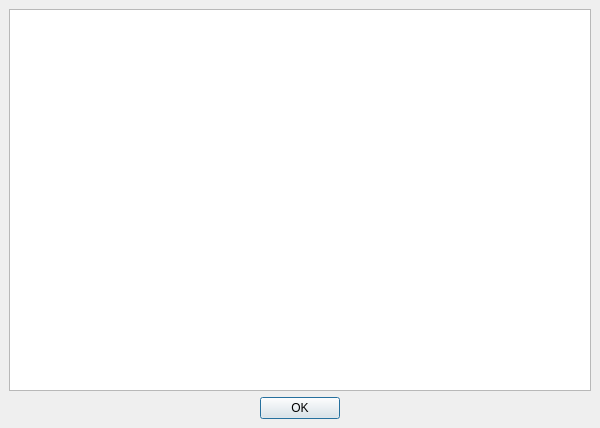
<ui version="4.0" >
 <author></author>
 <comment></comment>
 <exportmacro></exportmacro>
 <class>msgDialog</class>
 <widget class="QDialog" name="msgDialog" >
  <property name="geometry" >
   <rect>
    <x>0</x>
    <y>0</y>
    <width>600</width>
    <height>428</height>
   </rect>
  </property>
  <property name="windowTitle" >
   <string>Messages Viewer</string>
  </property>
  <layout class="QGridLayout" >
   <property name="margin" >
    <number>9</number>
   </property>
   <property name="spacing" >
    <number>6</number>
   </property>
   <item row="0" column="0" colspan="3" >
    <widget class="QTextBrowser" name="msgBrowser" />
   </item>
   <item row="1" column="0" >
    <spacer>
     <property name="orientation" >
      <enum>Qt::Horizontal</enum>
     </property>
     <property name="sizeType" >
      <enum>QSizePolicy::Expanding</enum>
     </property>
     <property name="sizeHint" >
      <size>
       <width>40</width>
       <height>20</height>
      </size>
     </property>
    </spacer>
   </item>
   <item row="1" column="2" >
    <spacer>
     <property name="orientation" >
      <enum>Qt::Horizontal</enum>
     </property>
     <property name="sizeType" >
      <enum>QSizePolicy::Expanding</enum>
     </property>
     <property name="sizeHint" >
      <size>
       <width>40</width>
       <height>20</height>
      </size>
     </property>
    </spacer>
   </item>
   <item row="1" column="1" >
    <widget class="QPushButton" name="okButton" >
     <property name="text" >
      <string>OK</string>
     </property>
    </widget>
   </item>
  </layout>
 </widget>
 <layoutdefault spacing="6" margin="11" />
 <resources/>
 <connections>
  <connection>
   <sender>okButton</sender>
   <signal>clicked()</signal>
   <receiver>msgDialog</receiver>
   <slot>accept()</slot>
   <hints>
    <hint type="sourcelabel" >
     <x>311</x>
     <y>403</y>
    </hint>
    <hint type="destinationlabel" >
     <x>396</x>
     <y>403</y>
    </hint>
   </hints>
  </connection>
 </connections>
</ui>
